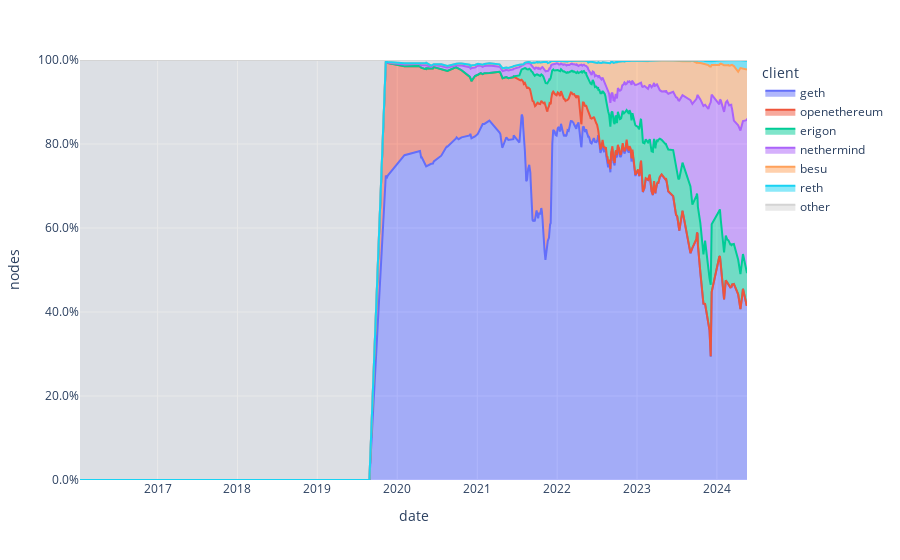

Notebook source saved alongside this figure:
### Code cell
fig = index_percentage.plot(kind='area')
fig.update_xaxes(title='date')
fig.update_yaxes(title='nodes', tickformat=".1%", range=[0, 1])
fig.add_trace(go.Scatter(x=other.index, y=other.values, stackgroup='1', marker_color='#d4d4d4', name='other'))
fig.layout.legend.title = 'client'
fig.layout.legend
fig.show()
print(chart_studio.plotly.plot(fig, auto_open=False))

### Figure 1 — Plotly figure (JSON) as saved in the notebook; plotly's stock layout.template omitted (floating-point values rounded to 4 significant figures; data arrays with more than 128 entries replaced by an {"elided": "..."} marker saying what was removed)
{"data": [{"fillpattern": {"shape": ""}, "hovertemplate": "variable=geth<br>index=%{x}<br>value=%{y}<extra></extra>", "legendgroup": "geth", "line": {"color": "#636efa"}, "marker": {"symbol": "circle"}, "mode": "lines", "name": "geth", "orientation": "v", "showlegend": true, "stackgroup": "1", "type": "scatter", "x": {"elided": "528 str values"}, "xaxis": "x", "y": {"elided": "528 float values"}, "yaxis": "y"}, {"fillpattern": {"shape": ""}, "hovertemplate": "variable=openethereum<br>index=%{x}<br>value=%{y}<extra></extra>", "legendgroup": "openethereum", "line": {"color": "#EF553B"}, "marker": {"symbol": "circle"}, "mode": "lines", "name": "openethereum", "orientation": "v", "showlegend": true, "stackgroup": "1", "type": "scatter", "x": {"elided": "528 str values"}, "xaxis": "x", "y": {"elided": "528 float values"}, "yaxis": "y"}, {"fillpattern": {"shape": ""}, "hovertemplate": "variable=erigon<br>index=%{x}<br>value=%{y}<extra></extra>", "legendgroup": "erigon", "line": {"color": "#00cc96"}, "marker": {"symbol": "circle"}, "mode": "lines", "name": "erigon", "orientation": "v", "showlegend": true, "stackgroup": "1", "type": "scatter", "x": {"elided": "528 str values"}, "xaxis": "x", "y": {"elided": "528 float values"}, "yaxis": "y"}, {"fillpattern": {"shape": ""}, "hovertemplate": "variable=nethermind<br>index=%{x}<br>value=%{y}<extra></extra>", "legendgroup": "nethermind", "line": {"color": "#ab63fa"}, "marker": {"symbol": "circle"}, "mode": "lines", "name": "nethermind", "orientation": "v", "showlegend": true, "stackgroup": "1", "type": "scatter", "x": {"elided": "528 str values"}, "xaxis": "x", "y": {"elided": "528 float values"}, "yaxis": "y"}, {"fillpattern": {"shape": ""}, "hovertemplate": "variable=besu<br>index=%{x}<br>value=%{y}<extra></extra>", "legendgroup": "besu", "line": {"color": "#FFA15A"}, "marker": {"symbol": "circle"}, "mode": "lines", "name": "besu", "orientation": "v", "showlegend": true, "stackgroup": "1", "type": "scatter", "x": {"elided": "528 str values"}, "xaxis": "x", "y": {"elided": "528 float values"}, "yaxis": "y"}, {"fillpattern": {"shape": ""}, "hovertemplate": "variable=reth<br>index=%{x}<br>value=%{y}<extra></extra>", "legendgroup": "reth", "line": {"color": "#19d3f3"}, "marker": {"symbol": "circle"}, "mode": "lines", "name": "reth", "orientation": "v", "showlegend": true, "stackgroup": "1", "type": "scatter", "x": {"elided": "528 str values"}, "xaxis": "x", "y": {"elided": "528 float values"}, "yaxis": "y"}, {"marker": {"color": "#d4d4d4"}, "name": "other", "stackgroup": "1", "type": "scatter", "x": {"elided": "528 str values"}, "y": {"elided": "528 float values"}}], "layout": {"legend": {"title": {"text": "client"}, "tracegroupgap": 0}, "margin": {"t": 60}, "xaxis": {"anchor": "y", "domain": [0, 1], "title": {"text": "date"}}, "yaxis": {"anchor": "x", "domain": [0, 1], "range": [0, 1], "tickformat": ".1%", "title": {"text": "nodes"}}}}
